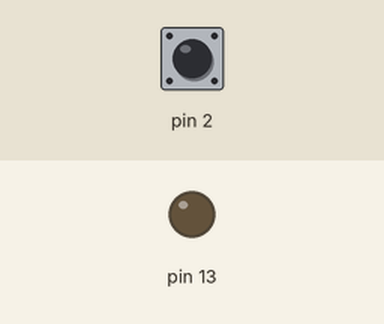
A sketch run on a simulated Arduino Uno, built with avr-gcc and run on an emulated ATmega328P. On the bench: output pins drawn as LEDs (lit = HIGH). The test bench sets the inputs (shaded band); at power-on: pin 2 HIGH.

Above: at 1.2 s.
1.3 s: pin 2 pulled LOW for 0.15 s
At 2.6 s:
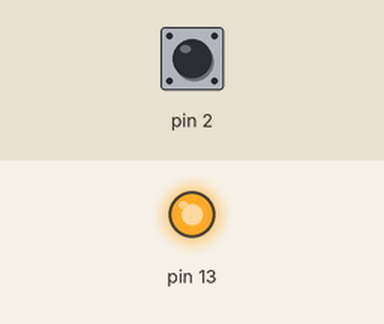
2.9 s: pin 2 pulled LOW for 1 s
At 5.1 s:
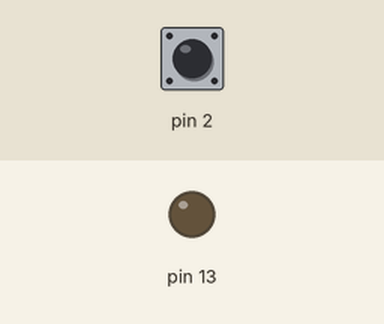
5.4 s: pin 2 pulled LOW for 3.2 s
At 10.0 s:
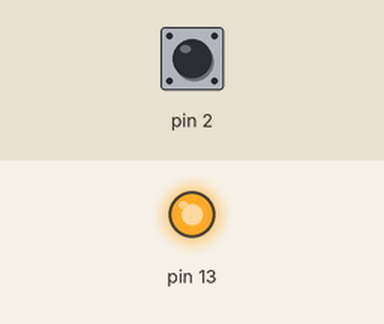
Timing chart, 0 to 11.5 s (numbered marks = the images above; inputs shaded):
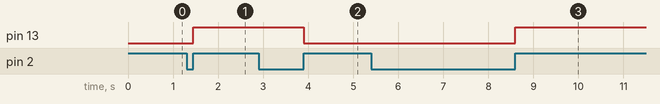

Measured:
- after the input at 1.3 s, pin 13: LOW → HIGH after 0.15 s
- after the input at 2.9 s, pin 13: HIGH → LOW after 1.0 s
- after the input at 5.4 s, pin 13: LOW → HIGH after 3.2 s

The sketch:

debounce_code_test.ino
```cpp
// MegaSaturnv 2017-02-23

bool state = false;

bool digitalReadDebounce(int pin) {
  if (digitalRead(pin) == LOW) {
    delay(50);
    bool debounceRunning = true;
    while (debounceRunning) {
      if (digitalRead(pin) == HIGH) {
        debounceRunning = false;
      }
    }
    return true;
  }
  return false;
}

bool digitalReadDebounce2(byte pin) {
  while (!digitalRead(pin)) {
    delay(50);
    if (digitalRead(pin)) {
      return true;
    }
  }
  return false;
}

void setup() {
  pinMode(2, INPUT_PULLUP);
  pinMode(13, OUTPUT);
  digitalWrite(13, LOW);
}

void loop() {
  if (digitalReadDebounce2(2) == true) {
    state = !state;
    if (state) {
      digitalWrite(13, HIGH);
    } else {
      digitalWrite(13, LOW);
    }
  }
}
```
